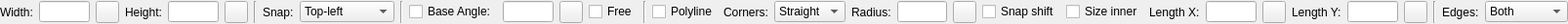
<?xml version="1.0" encoding="UTF-8"?>
<ui version="4.0">
 <class>LC_Rectangle1PointOptions</class>
 <widget class="QWidget" name="LC_Rectangle1PointOptions">
  <property name="geometry">
   <rect>
    <x>0</x>
    <y>0</y>
    <width>1606</width>
    <height>24</height>
   </rect>
  </property>
  <property name="windowTitle">
   <string>Form</string>
  </property>
  <layout class="QGridLayout" name="gridLayout">
   <property name="leftMargin">
    <number>0</number>
   </property>
   <property name="topMargin">
    <number>1</number>
   </property>
   <property name="rightMargin">
    <number>0</number>
   </property>
   <property name="bottomMargin">
    <number>1</number>
   </property>
   <item row="0" column="26">
    <widget class="QLabel" name="lblLenY">
     <property name="text">
      <string>Length Y:</string>
     </property>
    </widget>
   </item>
   <item row="0" column="14">
    <widget class="Line" name="line_3">
     <property name="orientation">
      <enum>Qt::Vertical</enum>
     </property>
    </widget>
   </item>
   <item row="0" column="15">
    <widget class="QCheckBox" name="cbPolyline">
     <property name="toolTip">
      <string>If checked, rectangle will be created as polyline instead of individual segments.</string>
     </property>
     <property name="text">
      <string>Polyline</string>
     </property>
    </widget>
   </item>
   <item row="0" column="23">
    <widget class="QLabel" name="lblX">
     <property name="text">
      <string>Length X:</string>
     </property>
    </widget>
   </item>
   <item row="0" column="4">
    <widget class="QLineEdit" name="leHeight">
     <property name="minimumSize">
      <size>
       <width>30</width>
       <height>0</height>
      </size>
     </property>
     <property name="maximumSize">
      <size>
       <width>60</width>
       <height>16777215</height>
      </size>
     </property>
     <property name="toolTip">
      <string>Height of rectangle</string>
     </property>
    </widget>
   </item>
   <item row="0" column="8">
    <widget class="QComboBox" name="cbSnapPoint">
     <property name="toolTip">
      <string>Point of rectangle wich will be placed to insertion point.</string>
     </property>
     <item>
      <property name="text">
       <string>Top-left</string>
      </property>
     </item>
     <item>
      <property name="text">
       <string>Top</string>
      </property>
     </item>
     <item>
      <property name="text">
       <string>Top-right</string>
      </property>
     </item>
     <item>
      <property name="text">
       <string>Left</string>
      </property>
     </item>
     <item>
      <property name="text">
       <string>Middle</string>
      </property>
     </item>
     <item>
      <property name="text">
       <string>Right</string>
      </property>
     </item>
     <item>
      <property name="text">
       <string>Bottom-left</string>
      </property>
     </item>
     <item>
      <property name="text">
       <string>Bottom</string>
      </property>
     </item>
     <item>
      <property name="text">
       <string>Bottom-right</string>
      </property>
     </item>
    </widget>
   </item>
   <item row="0" column="24">
    <widget class="QLineEdit" name="leX">
     <property name="minimumSize">
      <size>
       <width>30</width>
       <height>0</height>
      </size>
     </property>
     <property name="maximumSize">
      <size>
       <width>60</width>
       <height>16777215</height>
      </size>
     </property>
     <property name="toolTip">
      <string>Length of bevel corner for X direction. </string>
     </property>
    </widget>
   </item>
   <item row="0" column="6">
    <widget class="Line" name="line">
     <property name="orientation">
      <enum>Qt::Vertical</enum>
     </property>
    </widget>
   </item>
   <item row="0" column="12">
    <widget class="QToolButton" name="tbPickAngle">
     <property name="toolTip">
      <string>Pick rotation angle from drawing</string>
     </property>
     <property name="text">
      <string/>
     </property>
     <property name="icon">
      <iconset resource="../../../../res/icons/icons.qrc">
       <normaloff>:/icons/interactive_pick_angle.lci</normaloff>:/icons/interactive_pick_angle.lci</iconset>
     </property>
    </widget>
   </item>
   <item row="0" column="18">
    <widget class="QLabel" name="lblRadius">
     <property name="text">
      <string>Radius:</string>
     </property>
    </widget>
   </item>
   <item row="0" column="20">
    <widget class="QToolButton" name="tbPickRadius">
     <property name="toolTip">
      <string>Pick radius of rounded corners from drawing.</string>
     </property>
     <property name="text">
      <string/>
     </property>
     <property name="icon">
      <iconset resource="../../../../res/icons/icons.qrc">
       <normaloff>:/icons/interactive_pick_distance.lci</normaloff>:/icons/interactive_pick_distance.lci</iconset>
     </property>
    </widget>
   </item>
   <item row="0" column="31">
    <widget class="QComboBox" name="cbEdges">
     <property name="toolTip">
      <string>Defines which edges of rectangle should be drawn (so it is possible to create just two parallel lines instead of rectangle)</string>
     </property>
     <item>
      <property name="text">
       <string>Both</string>
      </property>
     </item>
     <item>
      <property name="text">
       <string>Vertical</string>
      </property>
     </item>
     <item>
      <property name="text">
       <string>Horizontal</string>
      </property>
     </item>
    </widget>
   </item>
   <item row="0" column="27">
    <widget class="QLineEdit" name="leLenY">
     <property name="minimumSize">
      <size>
       <width>30</width>
       <height>0</height>
      </size>
     </property>
     <property name="maximumSize">
      <size>
       <width>60</width>
       <height>16777215</height>
      </size>
     </property>
     <property name="toolTip">
      <string>Length of bevel corner for Y direction. </string>
     </property>
    </widget>
   </item>
   <item row="0" column="17">
    <widget class="QComboBox" name="cbCorners">
     <property name="toolTip">
      <string>Controls how corners of rectangle should be drawn.</string>
     </property>
     <item>
      <property name="text">
       <string>Straight</string>
      </property>
     </item>
     <item>
      <property name="text">
       <string>Round</string>
      </property>
     </item>
     <item>
      <property name="text">
       <string>Bevel</string>
      </property>
     </item>
    </widget>
   </item>
   <item row="0" column="22">
    <widget class="QCheckBox" name="cbInnerSize">
     <property name="toolTip">
      <string>If checked, specified height and width of rectangle defines distance between centers of arcs for rounding corners. Otherwise, these values defines outer size of the rectangle.</string>
     </property>
     <property name="text">
      <string>Size inner</string>
     </property>
    </widget>
   </item>
   <item row="0" column="32">
    <spacer name="horizontalSpacer">
     <property name="orientation">
      <enum>Qt::Horizontal</enum>
     </property>
     <property name="sizeHint" stdset="0">
      <size>
       <width>0</width>
       <height>20</height>
      </size>
     </property>
    </spacer>
   </item>
   <item row="0" column="29">
    <widget class="Line" name="line_4">
     <property name="orientation">
      <enum>Qt::Vertical</enum>
     </property>
    </widget>
   </item>
   <item row="0" column="11">
    <widget class="QLineEdit" name="leAngle">
     <property name="minimumSize">
      <size>
       <width>30</width>
       <height>0</height>
      </size>
     </property>
     <property name="maximumSize">
      <size>
       <width>60</width>
       <height>16777215</height>
      </size>
     </property>
     <property name="toolTip">
      <string>Rotation angle</string>
     </property>
    </widget>
   </item>
   <item row="0" column="10">
    <widget class="QCheckBox" name="chkFixedBaseAngle">
     <property name="toolTip">
      <string>If checked, rectangle will be rotated on specified angle.</string>
     </property>
     <property name="text">
      <string>Base Angle:</string>
     </property>
    </widget>
   </item>
   <item row="0" column="13">
    <widget class="QCheckBox" name="cbFreeAngle">
     <property name="toolTip">
      <string>If checked, angle will be specified by mouse position. Otherwise, specified value will be used.</string>
     </property>
     <property name="text">
      <string>Free</string>
     </property>
    </widget>
   </item>
   <item row="0" column="1">
    <widget class="QLineEdit" name="leWidth">
     <property name="minimumSize">
      <size>
       <width>30</width>
       <height>0</height>
      </size>
     </property>
     <property name="maximumSize">
      <size>
       <width>60</width>
       <height>16777215</height>
      </size>
     </property>
     <property name="toolTip">
      <string>Width of rectangle</string>
     </property>
    </widget>
   </item>
   <item row="0" column="5">
    <widget class="QToolButton" name="tbPickHeight">
     <property name="toolTip">
      <string>Pick height of rectangle from drawing</string>
     </property>
     <property name="text">
      <string/>
     </property>
     <property name="icon">
      <iconset resource="../../../../res/icons/icons.qrc">
       <normaloff>:/icons/interactive_pick_distance.lci</normaloff>:/icons/interactive_pick_distance.lci</iconset>
     </property>
    </widget>
   </item>
   <item row="0" column="2">
    <widget class="QToolButton" name="tbPickWidth">
     <property name="toolTip">
      <string>Pick width of rectangle from drawing</string>
     </property>
     <property name="text">
      <string/>
     </property>
     <property name="icon">
      <iconset resource="../../../../res/icons/icons.qrc">
       <normaloff>:/icons/interactive_pick_distance.lci</normaloff>:/icons/interactive_pick_distance.lci</iconset>
     </property>
    </widget>
   </item>
   <item row="0" column="0">
    <widget class="QLabel" name="lblWidth">
     <property name="text">
      <string>Width:</string>
     </property>
    </widget>
   </item>
   <item row="0" column="30">
    <widget class="QLabel" name="lblEdges">
     <property name="text">
      <string>Edges:</string>
     </property>
    </widget>
   </item>
   <item row="0" column="21">
    <widget class="QCheckBox" name="cbSnapRadiusCenter">
     <property name="toolTip">
      <string>If checked, specifies that snap point should be shifted by radius of corners.</string>
     </property>
     <property name="text">
      <string>Snap shift</string>
     </property>
    </widget>
   </item>
   <item row="0" column="9">
    <widget class="Line" name="line_2">
     <property name="orientation">
      <enum>Qt::Vertical</enum>
     </property>
    </widget>
   </item>
   <item row="0" column="16">
    <widget class="QLabel" name="label_3">
     <property name="text">
      <string>Corners:</string>
     </property>
    </widget>
   </item>
   <item row="0" column="3">
    <widget class="QLabel" name="lblHeight">
     <property name="text">
      <string>Height:</string>
     </property>
    </widget>
   </item>
   <item row="0" column="7">
    <widget class="QLabel" name="label">
     <property name="text">
      <string>Snap:</string>
     </property>
    </widget>
   </item>
   <item row="0" column="19">
    <widget class="QLineEdit" name="leRadius">
     <property name="minimumSize">
      <size>
       <width>30</width>
       <height>0</height>
      </size>
     </property>
     <property name="maximumSize">
      <size>
       <width>60</width>
       <height>16777215</height>
      </size>
     </property>
     <property name="toolTip">
      <string>Radius of rounded corners.</string>
     </property>
    </widget>
   </item>
   <item row="0" column="25">
    <widget class="QToolButton" name="tbPickLengthX">
     <property name="toolTip">
      <string>Pick length of bevel corner for X direction from drawing.</string>
     </property>
     <property name="text">
      <string/>
     </property>
     <property name="icon">
      <iconset resource="../../../../res/icons/icons.qrc">
       <normaloff>:/icons/interactive_pick_distance.lci</normaloff>:/icons/interactive_pick_distance.lci</iconset>
     </property>
    </widget>
   </item>
   <item row="0" column="28">
    <widget class="QToolButton" name="tbPickLenghtY">
     <property name="toolTip">
      <string>Pick length of bevel corner for Y direction from drawing.</string>
     </property>
     <property name="text">
      <string/>
     </property>
     <property name="icon">
      <iconset resource="../../../../res/icons/icons.qrc">
       <normaloff>:/icons/interactive_pick_distance.lci</normaloff>:/icons/interactive_pick_distance.lci</iconset>
     </property>
    </widget>
   </item>
  </layout>
 </widget>
 <resources>
  <include location="../../../../res/icons/icons.qrc"/>
 </resources>
 <connections/>
</ui>
